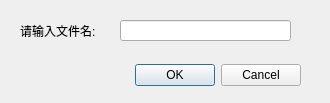
<?xml version="1.0" encoding="UTF-8"?>
<ui version="4.0">
 <class>FileName</class>
 <widget class="QDialog" name="FileName">
  <property name="geometry">
   <rect>
    <x>0</x>
    <y>0</y>
    <width>330</width>
    <height>103</height>
   </rect>
  </property>
  <property name="windowTitle">
   <string>Dialog</string>
  </property>
  <widget class="QDialogButtonBox" name="buttonBox">
   <property name="geometry">
    <rect>
     <x>90</x>
     <y>60</y>
     <width>211</width>
     <height>31</height>
    </rect>
   </property>
   <property name="orientation">
    <enum>Qt::Horizontal</enum>
   </property>
   <property name="standardButtons">
    <set>QDialogButtonBox::Cancel|QDialogButtonBox::Ok</set>
   </property>
  </widget>
  <widget class="QLabel" name="label">
   <property name="geometry">
    <rect>
     <x>20</x>
     <y>20</y>
     <width>121</width>
     <height>21</height>
    </rect>
   </property>
   <property name="text">
    <string>请输入文件名:</string>
   </property>
  </widget>
  <widget class="QLineEdit" name="lineEdit">
   <property name="geometry">
    <rect>
     <x>120</x>
     <y>20</y>
     <width>171</width>
     <height>21</height>
    </rect>
   </property>
  </widget>
 </widget>
 <resources/>
 <connections>
  <connection>
   <sender>buttonBox</sender>
   <signal>accepted()</signal>
   <receiver>FileName</receiver>
   <slot>accept()</slot>
   <hints>
    <hint type="sourcelabel">
     <x>248</x>
     <y>254</y>
    </hint>
    <hint type="destinationlabel">
     <x>157</x>
     <y>274</y>
    </hint>
   </hints>
  </connection>
  <connection>
   <sender>buttonBox</sender>
   <signal>rejected()</signal>
   <receiver>FileName</receiver>
   <slot>reject()</slot>
   <hints>
    <hint type="sourcelabel">
     <x>316</x>
     <y>260</y>
    </hint>
    <hint type="destinationlabel">
     <x>286</x>
     <y>274</y>
    </hint>
   </hints>
  </connection>
 </connections>
</ui>
